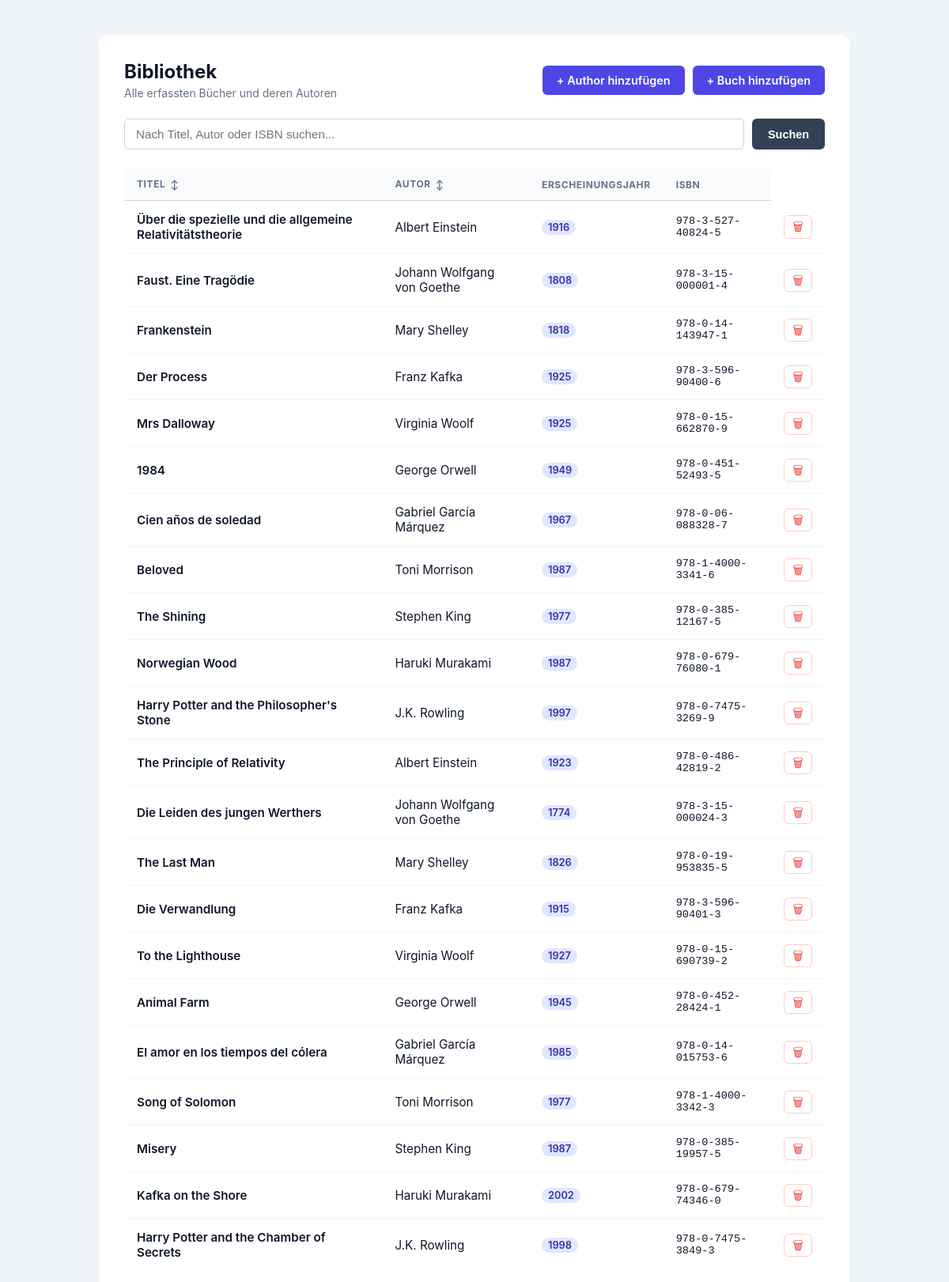
Before: / with the older database file.
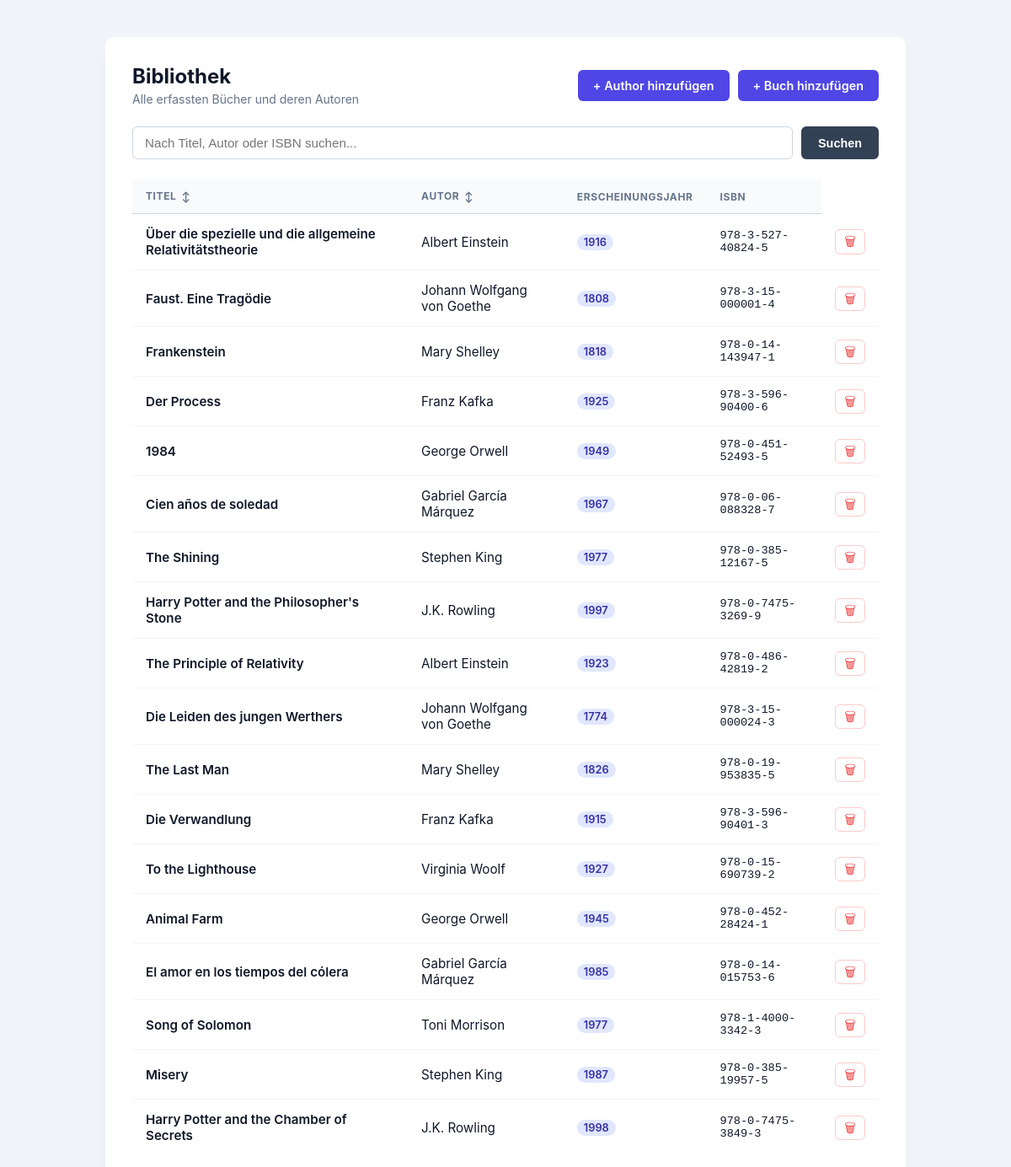
After: the same page with the newer database file.
### data_models.py (models this page shows, shortened)
class Book(db.Model):
    __tablename__ = "book"
    id: Mapped[int] = mapped_column(primary_key=True, autoincrement=True)
    isbn: Mapped[str] = mapped_column(String, nullable=False)
    title: Mapped[str] = mapped_column(String, nullable=False)
    author_id: Mapped[int] = mapped_column(ForeignKey("author.id"), nullable=False)
    publication_year: Mapped[int] = mapped_column(nullable=False)
    author: Mapped["Author"] = relationship(back_populates="books")

class Author(db.Model):
    __tablename__ = "author"
    id: Mapped[int] = mapped_column(primary_key=True, autoincrement=True)
    name: Mapped[str] = mapped_column(String(100), nullable=False)
    birth_date: Mapped[date] = mapped_column(nullable=False)
    date_of_death: Mapped[Optional[date]] = mapped_column(default=None)
    books: Mapped[List["Book"]] = relationship(back_populates="author")

### app.py (the view, shortened to what this page needs)
@app.route('/')
def index():
    sort_by = request.args.get("sort")
    search_term = request.args.get("search")
    query = db.session.query(Book)
    if sort_by == "title":
        query = query.order_by(Book.title)
    elif sort_by == "author":
        query = query.join(Author).order_by(Author.name.asc())
    elif sort_by == "publication_year":
        query = query.order_by(Book.publication_year)
    books = query.all()
    return render_template('home.html', books=books, search_term=search_term)

### templates/home.html (shortened to what this page needs)
<!DOCTYPE html>
<html lang="de">
<head>
    <link rel="stylesheet" href="{{ url_for('static', filename='css/style.css') }}">
</head>
<body>
    <div class="card-container">
        <header class="card-header">
            <div>
                <h1>Bibliothek</h1>
                <p class="subtitle">Alle erfassten Bücher und deren Autoren</p>
            </div>
            <div class="header-actions">
                <a href="{{ url_for('add_author') }}" class="btn-primary">+ Author hinzufügen</a>
                <a href="{{ url_for('add_book') }}" class="btn-primary">+ Buch hinzufügen</a>
            </div>
        </header>
        <form action="{{ url_for('index') }}" method="GET" class="search-bar-container">
            <div class="search-input-wrapper">
                <input
                    type="text"
                    name="search"
                    placeholder="Nach Titel, Autor oder ISBN suchen..."
                    value="{{ search_term or '' }}"
                    class="search-input"
                >
            </div>
            <button type="submit" class="btn-search">Suchen</button>
        </form>
        <div class="table-responsive">
            <table class="data-table">
                <thead>
                    <tr>
                        <th>Titel<a href="{{ url_for('index', sort='title', search=search_term) }}" class="sort-link" title="Nach Titel sortieren">↕</a></th>
                        <th>Autor<a href="{{ url_for('index', sort='author', search=search_term) }}" class="sort-link" title="Nach Autor sortieren">↕</a></th>
                        <th>Erscheinungsjahr</th>
                        <th>ISBN</th>
                    </tr>
                </thead>
                <tbody>
                    {% for book in books %}
                    <tr>
                        <td class="font-medium">
                            {{ book.title }}
                        </td>
                        <td>
                            {{ book.author.name }}
                        </td>
                        <td><span class="badge">{{ book.publication_year }}</span></td>
                        <td class="text-mono">{{ book.isbn }}</td>
                        <td class="text-right">
                            <form action="{{ url_for('delete_book', book_id=book.id) }}" method="POST" class="inline-delete-form" onsubmit="return confirm('Möchtest du „{{ book.title }}“ wirklich löschen?');">
                                <button type="submit" class="btn-delete" title="Buch löschen">
                                    🗑
                                </button>
                            </form>
                        </td>
                    </tr>
                    {% endfor %}
                </tbody>
            </table>
        </div>
    </div>
</body>
</html>

### static/css/style.css (style rules this page uses)
:root { --bg-color: #f1f5f9; --card-bg: #ffffff; --primary: #4f46e5; --primary-hover: #4338ca; --text-main: #0f172a; --text-muted: #64748b; --border: #cbd5e1; --border-focus: #818cf8; --radius: 10px; --shadow: 0 10px 25px -5px rgba(0, 0, 0, 0.05), 0 8px 10px -6px rgba(0, 0, 0, 0.03); }
* { box-sizing: border-box; margin: 0; padding: 0; }
body { font-family: -apple-system, BlinkMacSystemFont, "Segoe UI", Roboto, Helvetica, Arial, sans-serif; background-color: var(--bg-color); color: var(--text-main); display: flex; justify-content: center; align-items: center; min-height: 100vh; padding: 24px; }
form { background-color: var(--card-bg); padding: 36px 32px; border-radius: var(--radius); box-shadow: var(--shadow); width: 100%; max-width: 440px; display: flex; flex-direction: column; }
input[type="text"], input[type="number"], input[type="date"], select { width: 100%; padding: 10px 14px; font-size: 0.95rem; color: var(--text-main); background-color: #fff; border: 1px solid var(--border); border-radius: 6px; outline: none; transition: border-color 0.15s ease, box-shadow 0.15s ease; }
.card-container { background-color: var(--card-bg); padding: 32px; border-radius: var(--radius); box-shadow: var(--shadow); width: 100%; max-width: 950px; margin: 20px auto; }
.card-header { display: flex; justify-content: space-between; align-items: center; margin-bottom: 24px; gap: 16px; flex-wrap: wrap; }
.card-header h1 { font-size: 1.5rem; font-weight: 700; color: var(--text-main); }
.header-actions { display: flex; align-items: center; gap: 10px; }
.subtitle { font-size: 0.875rem; color: var(--text-muted); margin-top: 4px; }
.btn-primary { display: inline-flex; align-items: center; text-decoration: none; padding: 10px 18px; background-color: var(--primary); color: #ffffff; font-size: 0.9rem; font-weight: 600; border-radius: 6px; transition: background-color 0.15s ease, transform 0.05s ease; }
.table-responsive { overflow-x: auto; }
.data-table { width: 100%; border-collapse: collapse; text-align: left; font-size: 0.95rem; }
.data-table th { background-color: #f8fafc; color: var(--text-muted); font-size: 0.75rem; font-weight: 700; text-transform: uppercase; letter-spacing: 0.05em; padding: 12px 16px; border-bottom: 1px solid var(--border); }
.data-table td { padding: 14px 16px; border-bottom: 1px solid #f1f5f9; color: var(--text-main); vertical-align: middle; }
.data-table tbody tr { transition: background-color 0.1s ease; }
.data-table tbody tr:last-child td { border-bottom: none; }
.font-medium { font-weight: 600; color: #1e293b; }
.text-mono { font-family: ui-monospace, SFMono-Regular, Menlo, Monaco, Consolas, monospace; font-size: 0.85rem; color: var(--text-muted); }
.badge { display: inline-block; padding: 2px 8px; font-size: 0.8rem; font-weight: 600; color: #3730a3; background-color: #e0e7ff; border-radius: 9999px; }
.data-table th { white-space: nowrap; }
.sort-link { display: inline-flex; align-items: center; text-decoration: none; margin-left: 6px; color: var(--text-muted); vertical-align: middle; transition: color 0.15s ease, transform 0.1s ease; }
.search-bar-container { display: flex; gap: 10px; margin-bottom: 24px; width: 100%; max-width: 100%; box-shadow: none; padding: 0; background: none; flex-direction: row; }
.search-input-wrapper { position: relative; flex: 1; display: flex; align-items: center; }
.search-input { width: 100%; padding: 10px 36px 10px 14px; font-size: 0.95rem; border: 1px solid var(--border); border-radius: 6px; outline: none; background-color: #ffffff; transition: border-color 0.15s ease, box-shadow 0.15s ease; }
.btn-search { padding: 10px 20px; background-color: #334155; color: #ffffff; font-size: 0.9rem; font-weight: 600; border: none; border-radius: 6px; cursor: pointer; white-space: nowrap; transition: background-color 0.15s ease, transform 0.05s ease; }
.inline-delete-form { display: inline-block; margin: 0; padding: 0; background: none; box-shadow: none; width: auto; max-width: none; }
.text-right { text-align: right; }
.btn-delete { background-color: transparent; border: 1px solid #fecaca; color: #ef4444; padding: 6px 10px; border-radius: 6px; cursor: pointer; font-size: 0.95rem; line-height: 1; transition: all 0.15s ease; }

Changed rows visible on the page:
removed Book: title "Mrs Dalloway", author.name "Virginia Woolf", publication_year "1925", isbn "978-0-15-662870-9"
removed Book: title "Beloved", author.name "Toni Morrison", publication_year "1987", isbn "978-1-4000-3341-6"
removed Book: title "Norwegian Wood", author.name "Haruki Murakami", publication_year "1987", isbn "978-0-679-76080-1"
removed Book: title "Kafka on the Shore", author.name "Haruki Murakami", publication_year "2002", isbn "978-0-679-74346-0"
